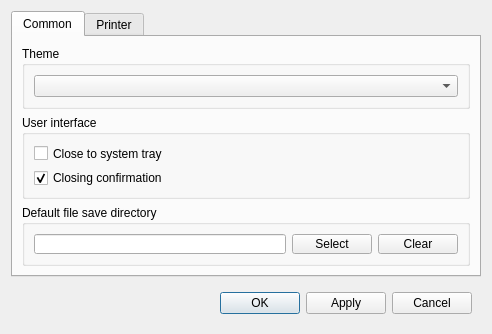
<?xml version="1.0" encoding="UTF-8"?>
<ui version="4.0">
 <class>DlgSetting</class>
 <widget class="QWidget" name="DlgSetting">
  <property name="geometry">
   <rect>
    <x>0</x>
    <y>0</y>
    <width>492</width>
    <height>323</height>
   </rect>
  </property>
  <property name="windowTitle">
   <string>Setting</string>
  </property>
  <property name="sizeGripEnabled" stdset="0">
   <bool>true</bool>
  </property>
  <layout class="QGridLayout" name="gridLayout">
   <item row="2" column="0" alignment="Qt::AlignLeft|Qt::AlignVCenter">
    <widget class="QGroupBox" name="group_toolbar">
     <property name="maximumSize">
      <size>
       <width>16777215</width>
       <height>40</height>
      </size>
     </property>
     <property name="layoutDirection">
      <enum>Qt::RightToLeft</enum>
     </property>
     <property name="styleSheet">
      <string notr="true">QGroupBox{
	border:none;
}</string>
     </property>
     <property name="title">
      <string/>
     </property>
     <property name="alignment">
      <set>Qt::AlignRight|Qt::AlignTrailing|Qt::AlignVCenter</set>
     </property>
     <property name="flat">
      <bool>false</bool>
     </property>
     <layout class="QGridLayout" name="gridLayout_9">
      <item row="0" column="2">
       <widget class="QPushButton" name="btn_apply">
        <property name="minimumSize">
         <size>
          <width>0</width>
          <height>0</height>
         </size>
        </property>
        <property name="maximumSize">
         <size>
          <width>100</width>
          <height>16777215</height>
         </size>
        </property>
        <property name="text">
         <string>Apply</string>
        </property>
        <property name="autoDefault">
         <bool>false</bool>
        </property>
        <property name="default">
         <bool>false</bool>
        </property>
       </widget>
      </item>
      <item row="0" column="0">
       <widget class="QPushButton" name="btn_cancel">
        <property name="minimumSize">
         <size>
          <width>0</width>
          <height>0</height>
         </size>
        </property>
        <property name="maximumSize">
         <size>
          <width>100</width>
          <height>16777215</height>
         </size>
        </property>
        <property name="autoFillBackground">
         <bool>false</bool>
        </property>
        <property name="text">
         <string>Cancel</string>
        </property>
        <property name="autoDefault">
         <bool>false</bool>
        </property>
        <property name="default">
         <bool>false</bool>
        </property>
       </widget>
      </item>
      <item row="0" column="3">
       <widget class="QPushButton" name="btn_ok">
        <property name="minimumSize">
         <size>
          <width>0</width>
          <height>0</height>
         </size>
        </property>
        <property name="maximumSize">
         <size>
          <width>100</width>
          <height>16777215</height>
         </size>
        </property>
        <property name="layoutDirection">
         <enum>Qt::RightToLeft</enum>
        </property>
        <property name="autoFillBackground">
         <bool>false</bool>
        </property>
        <property name="text">
         <string>OK</string>
        </property>
        <property name="checkable">
         <bool>false</bool>
        </property>
        <property name="autoDefault">
         <bool>false</bool>
        </property>
        <property name="default">
         <bool>true</bool>
        </property>
       </widget>
      </item>
     </layout>
    </widget>
   </item>
   <item row="1" column="0">
    <widget class="QTabWidget" name="tab_other">
     <property name="currentIndex">
      <number>0</number>
     </property>
     <property name="tabsClosable">
      <bool>false</bool>
     </property>
     <widget class="QWidget" name="tab_common">
      <attribute name="title">
       <string>Common</string>
      </attribute>
      <layout class="QGridLayout" name="gridLayout_7">
       <item row="0" column="0">
        <widget class="QGroupBox" name="group_theme">
         <property name="minimumSize">
          <size>
           <width>0</width>
           <height>0</height>
          </size>
         </property>
         <property name="styleSheet">
          <string notr="true"/>
         </property>
         <property name="title">
          <string>Theme</string>
         </property>
         <layout class="QGridLayout" name="gridLayout_4">
          <property name="leftMargin">
           <number>9</number>
          </property>
          <property name="topMargin">
           <number>9</number>
          </property>
          <property name="horizontalSpacing">
           <number>6</number>
          </property>
          <item row="0" column="0">
           <widget class="QComboBox" name="combo_theme"/>
          </item>
         </layout>
        </widget>
       </item>
       <item row="1" column="0">
        <widget class="QGroupBox" name="group_ui">
         <property name="minimumSize">
          <size>
           <width>0</width>
           <height>50</height>
          </size>
         </property>
         <property name="title">
          <string>User interface</string>
         </property>
         <layout class="QVBoxLayout" name="verticalLayout">
          <item>
           <widget class="QCheckBox" name="chk_close_to_tray">
            <property name="enabled">
             <bool>true</bool>
            </property>
            <property name="text">
             <string>Close to system tray</string>
            </property>
            <property name="checked">
             <bool>false</bool>
            </property>
           </widget>
          </item>
          <item>
           <widget class="QCheckBox" name="chk_close_confirm">
            <property name="text">
             <string>Closing confirmation</string>
            </property>
            <property name="checked">
             <bool>true</bool>
            </property>
           </widget>
          </item>
         </layout>
        </widget>
       </item>
       <item row="2" column="0">
        <widget class="QGroupBox" name="group_savepath">
         <property name="minimumSize">
          <size>
           <width>0</width>
           <height>50</height>
          </size>
         </property>
         <property name="title">
          <string>Default file save directory</string>
         </property>
         <layout class="QGridLayout" name="gridLayout_2">
          <item row="0" column="0">
           <widget class="QLineEdit" name="txt_savepath">
            <property name="readOnly">
             <bool>true</bool>
            </property>
           </widget>
          </item>
          <item row="0" column="1">
           <widget class="QPushButton" name="btn_browse_savepath">
            <property name="text">
             <string>Select</string>
            </property>
           </widget>
          </item>
          <item row="0" column="2">
           <widget class="QPushButton" name="btn_clear">
            <property name="text">
             <string>Clear</string>
            </property>
           </widget>
          </item>
         </layout>
        </widget>
       </item>
      </layout>
     </widget>
     <widget class="QWidget" name="tab_printer">
      <attribute name="title">
       <string>Printer</string>
      </attribute>
      <layout class="QGridLayout" name="gridLayout_6">
       <item row="0" column="0">
        <widget class="QGroupBox" name="group_printer">
         <property name="minimumSize">
          <size>
           <width>0</width>
           <height>0</height>
          </size>
         </property>
         <property name="title">
          <string>Printer</string>
         </property>
         <property name="alignment">
          <set>Qt::AlignLeading|Qt::AlignLeft|Qt::AlignVCenter</set>
         </property>
         <layout class="QGridLayout" name="gridLayout_5" columnstretch="4,0,0">
          <item row="0" column="1">
           <widget class="QRadioButton" name="rdo_portrait">
            <property name="text">
             <string>Portrait</string>
            </property>
            <property name="checked">
             <bool>true</bool>
            </property>
           </widget>
          </item>
          <item row="0" column="2">
           <widget class="QRadioButton" name="rdo_landscape">
            <property name="text">
             <string>Landscape</string>
            </property>
            <property name="autoRepeat">
             <bool>false</bool>
            </property>
           </widget>
          </item>
          <item row="0" column="0">
           <widget class="QComboBox" name="combo_printer_list"/>
          </item>
         </layout>
        </widget>
       </item>
       <item row="3" column="0">
        <widget class="QGroupBox" name="group_other">
         <property name="title">
          <string>Printing</string>
         </property>
         <layout class="QHBoxLayout" name="horizontalLayout" stretch="1,0">
          <item>
           <widget class="QCheckBox" name="chk_fullpage">
            <property name="text">
             <string>Fullpage printing</string>
            </property>
           </widget>
          </item>
          <item>
           <widget class="QPushButton" name="btn_test">
            <property name="text">
             <string>Test</string>
            </property>
           </widget>
          </item>
         </layout>
        </widget>
       </item>
       <item row="1" column="0">
        <widget class="QGroupBox" name="group_document">
         <property name="minimumSize">
          <size>
           <width>0</width>
           <height>80</height>
          </size>
         </property>
         <property name="title">
          <string>Document</string>
         </property>
         <layout class="QGridLayout" name="gridLayout_3">
          <item row="1" column="0">
           <widget class="QLabel" name="lbl_margin">
            <property name="minimumSize">
             <size>
              <width>50</width>
              <height>0</height>
             </size>
            </property>
            <property name="maximumSize">
             <size>
              <width>50</width>
              <height>16777215</height>
             </size>
            </property>
            <property name="text">
             <string>Margin</string>
            </property>
           </widget>
          </item>
          <item row="0" column="1">
           <widget class="QLineEdit" name="txt_font">
            <property name="readOnly">
             <bool>true</bool>
            </property>
           </widget>
          </item>
          <item row="0" column="0">
           <widget class="QLabel" name="lbl_font">
            <property name="text">
             <string>Font</string>
            </property>
           </widget>
          </item>
          <item row="0" column="2">
           <widget class="QPushButton" name="btn_font">
            <property name="text">
             <string>Select</string>
            </property>
           </widget>
          </item>
          <item row="1" column="1" colspan="2">
           <widget class="QDoubleSpinBox" name="txt_margin">
            <property name="decimals">
             <number>0</number>
            </property>
            <property name="maximum">
             <double>9999.000000000000000</double>
            </property>
           </widget>
          </item>
         </layout>
        </widget>
       </item>
      </layout>
     </widget>
    </widget>
   </item>
  </layout>
 </widget>
 <resources/>
 <connections/>
</ui>
